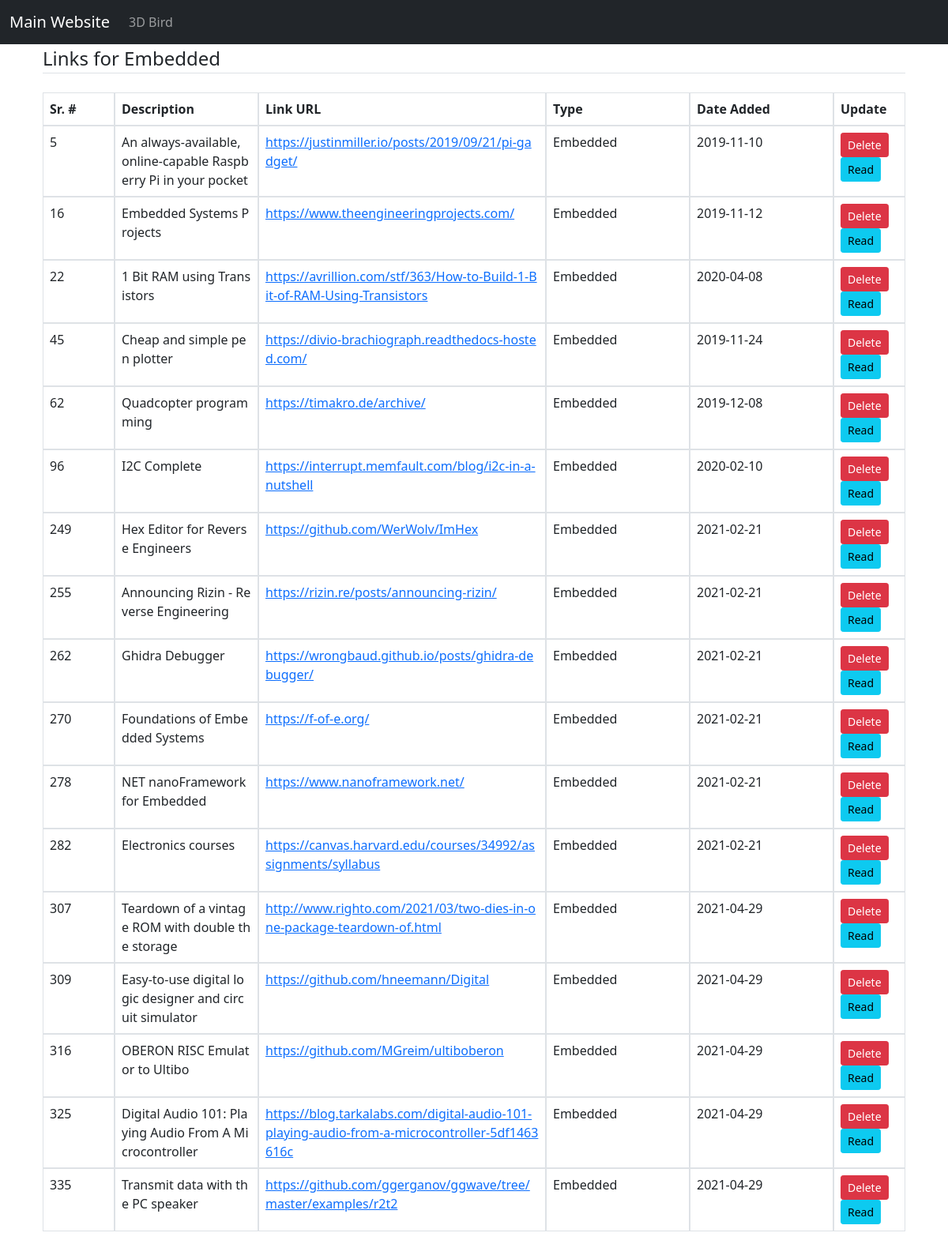
Screenshot of /Links/Embedded with the database file from the repository.
### flask_app.py (models this page shows)
class links(db.Model):
    id = db.Column(db.Integer, primary_key = True)
    link_name = db.Column(db.String(100), nullable = False)
    link_url = db.Column(db.String(200), nullable = False)
    link_type = db.Column(db.String(40), nullable = False)
    read = db.Column(db.Boolean, default = False, nullable = False)
    date_created = db.Column(db.Date, default = datetime.utcnow)
    date_read = db.Column(db.Date)

### flask_app.py (the view)
@app.route('/Links/<string:type>')
def type_links(type):
    type_links = links.query.filter_by(link_type = type).all()
    return render_template('type_links.html', type_links = type_links, type_title = type)

### templates/type_links.html (shortened to what this page needs)
{% extends "base.html" %}
{% block page_content %}
<legend class="border-bottom mb-4">Links for {{ type_title }} </legend>
<div class="container-fluid">
  <table class="table table-bordered">
      <thead>
        <tr class="row">
            <th class="col-sm-1">Sr. #</th>
            <th class="col-sm-2">Description </th>
            <th class="col-sm-4">Link URL</th>
            <th class="col-sm-2">Type</th>
            <th class="col-sm-2">Date Added</th>
            <th class="col-sm-1">Update</th>
        </tr>
      </thead>
      <tbody>
       {% for link in type_links %}
       <tr class="row">
        <td class="col-sm-1"> {{ link.id }} </td>
        <td style="word-break: break-all" class="col-sm-2"> {{ link.link_name }} </td>
        <td style="word-break: break-all" class="col-sm-4"><a href="{{ link.link_url }}">{{ link.link_url }}</a></td>
        <td class="col-sm-2"> {{ link.link_type }} </td>
        <td class="col-sm-2"> {{ link.date_created }} </td>
        <td class="col-sm-1">
          <a class="btn btn-danger btn-sm" href="/delete/{{ link.id }}" role="button">Delete</a>
          <a class="btn btn-info btn-sm" href="/read/{{ link.id }}">Read</a>
        </td>
       </tr>
      </tbody>
       {% endfor %}
    </table>
  </div>
{% endblock %}

### rows the page displays
links: id "5", link_name "An always-available, online-capable Raspberry Pi in your pocket", link_url "https://justinmiller.io/posts/2019/09/21/pi-gadget/", link_type "Embedded", date_created "2019-11-10"
links: id "16", link_name "Embedded Systems Projects", link_url "https://www.theengineeringprojects.com/", link_type "Embedded", date_created "2019-11-12"
links: id "22", link_name "1 Bit RAM using Transistors", link_url "https://avrillion.com/stf/363/How-to-Build-1-Bit-of-RAM-Using-Transistors", link_type "Embedded", date_created "2020-04-08"
links: id "45", link_name "Cheap and simple pen plotter", link_url "https://divio-brachiograph.readthedocs-hosted.com/", link_type "Embedded", date_created "2019-11-24"
links: id "62", link_name "Quadcopter programming", link_url "https://timakro.de/archive/", link_type "Embedded", date_created "2019-12-08"
links: id "96", link_name "I2C Complete", link_url "https://interrupt.memfault.com/blog/i2c-in-a-nutshell", link_type "Embedded", date_created "2020-02-10"
links: id "249", link_name "Hex Editor for Reverse Engineers", link_url "https://github.com/WerWolv/ImHex", link_type "Embedded", date_created "2021-02-21"
links: id "255", link_name "Announcing Rizin - Reverse Engineering", link_url "https://rizin.re/posts/announcing-rizin/", link_type "Embedded", date_created "2021-02-21"
links: id "262", link_name "Ghidra Debugger", link_url "https://wrongbaud.github.io/posts/ghidra-debugger/", link_type "Embedded", date_created "2021-02-21"
links: id "270", link_name "Foundations of Embedded Systems", link_url "https://f-of-e.org/", link_type "Embedded", date_created "2021-02-21"
links: id "278", link_name "NET nanoFramework for Embedded", link_url "https://www.nanoframework.net/", link_type "Embedded", date_created "2021-02-21"
links: id "282", link_name "Electronics courses", link_url "https://canvas.harvard.edu/courses/34992/assignments/syllabus", link_type "Embedded", date_created "2021-02-21"
links: id "307", link_name "Teardown of a vintage ROM with double the storage", link_url "http://www.righto.com/2021/03/two-dies-in-one-package-teardown-of.html", link_type "Embedded", date_created "2021-04-29"
links: id "309", link_name "Easy-to-use digital logic designer and circuit simulator", link_url "https://github.com/hneemann/Digital", link_type "Embedded", date_created "2021-04-29"
links: id "316", link_name "OBERON RISC Emulator to Ultibo", link_url "https://github.com/MGreim/ultiboberon", link_type "Embedded", date_created "2021-04-29"
links: id "325", link_name "Digital Audio 101: Playing Audio From A Microcontroller", link_url "https://blog.tarkalabs.com/digital-audio-101-playing-audio-from-a-microcontroller-5df1463616c", link_type "Embedded", date_created "2021-04-29"
links: id "335", link_name "Transmit data with the PC speaker", link_url "https://github.com/ggerganov/ggwave/tree/master/examples/r2t2", link_type "Embedded", date_created "2021-04-29"

### other values shown
{{ type_title }} "Embedded"
